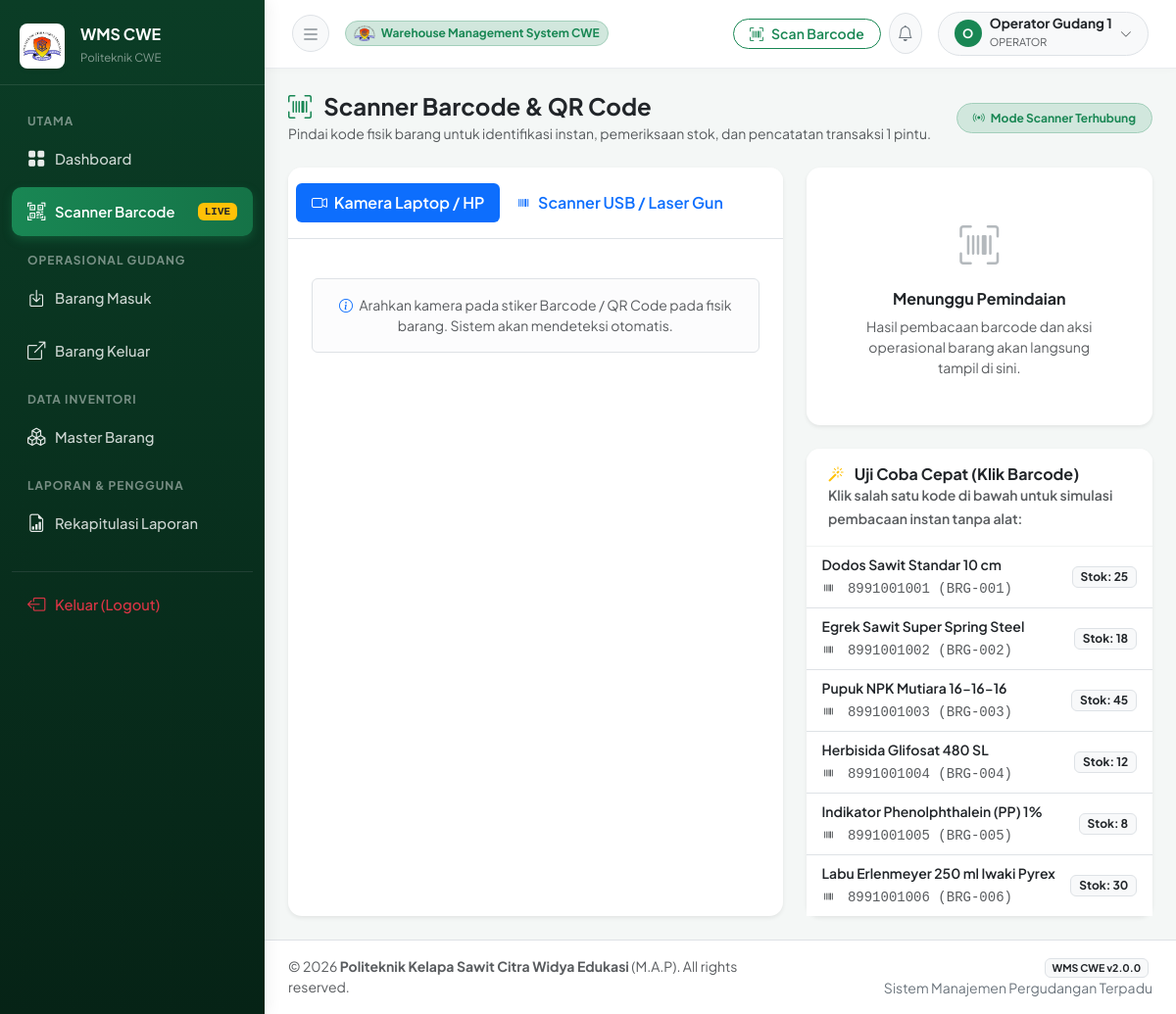
The page /modules/scanner/index.php (signed in) on the database its author committed.
### tables this page shows
CREATE TABLE IF NOT EXISTS `barang` (
  `id` INT AUTO_INCREMENT PRIMARY KEY,
  `kode_barang` VARCHAR(30) NOT NULL UNIQUE,
  `barcode` VARCHAR(60) NOT NULL UNIQUE,
  `nama_barang` VARCHAR(150) NOT NULL,
  `id_kategori` INT NOT NULL,
  `id_satuan` INT NOT NULL,
  `id_rak` INT NOT NULL,
  `stok` INT NOT NULL DEFAULT 0,
  `stok_minimum` INT NOT NULL DEFAULT 5,
  `spesifikasi` TEXT DEFAULT NULL,
  `foto` VARCHAR(255) DEFAULT NULL,
  `created_at` DATETIME DEFAULT CURRENT_TIMESTAMP,
  `updated_at` DATETIME DEFAULT CURRENT_TIMESTAMP ON UPDATE CURRENT_TIMESTAMP,
  FOREIGN KEY (`id_kategori`) REFERENCES `kategori`(`id`) ON DELETE RESTRICT ON UPDATE CASCADE,
  FOREIGN KEY (`id_satuan`) REFERENCES `satuan`(`id`) ON DELETE RESTRICT ON UPDATE CASCADE,
  FOREIGN KEY (`id_rak`) REFERENCES `rak`(`id`) ON DELETE RESTRICT ON UPDATE CASCADE
);

### modules/scanner/index.php (the view, shortened to what this page needs)
<?php
require_once __DIR__ . '/../../config/database.php';
$stmt_sample = $pdo->query("SELECT kode_barang, barcode, nama_barang, stok FROM barang ORDER BY id ASC LIMIT 6");
$sample_barang = $stmt_sample->fetchAll();
require_once __DIR__ . '/../../layout/header.php';
require_once __DIR__ . '/../../layout/sidebar.php';
?>
<div id="content-wrapper">
    <?php require_once __DIR__ . '/../../layout/navbar.php'; ?>
    <main class="container-fluid px-4 py-4">
        <div class="d-flex flex-column flex-md-row justify-content-between align-items-md-center mb-4">
            <div>
                <h4 class="fw-bold mb-1 text-dark"><i class="bi bi-upc-scan text-success me-2"></i> Scanner Barcode & QR Code</h4>
                <p class="text-muted small mb-0">Pindai kode fisik barang untuk identifikasi instan, pemeriksaan stok, dan pencatatan transaksi 1 pintu.</p>
            </div>
            <div class="mt-3 mt-md-0">
                <span class="badge bg-success-subtle text-success border border-success-subtle px-3 py-2 rounded-pill">
                    <i class="bi bi-broadcast me-1"></i> Mode Scanner Terhubung
                </span>
            </div>
        </div>
        <div class="row g-4">
            <div class="col-lg-7">
                <div class="card shadow-sm h-100">
                    <div class="card-header bg-white border-bottom p-3">
                        <ul class="nav nav-pills card-header-pills" id="scannerTab" role="tablist">
                            <li class="nav-item" role="presentation">
                                <button class="nav-link active fw-semibold" id="camera-tab" data-bs-toggle="pill" data-bs-target="#camera-pane" type="button" role="tab">
                                    <i class="bi bi-camera-video me-1"></i> Kamera Laptop / HP
                                </button>
                            </li>
                            <li class="nav-item" role="presentation">
                                <button class="nav-link fw-semibold" id="usb-tab" data-bs-toggle="pill" data-bs-target="#usb-pane" type="button" role="tab">
                                    <i class="bi bi-upc me-1"></i> Scanner USB / Laser Gun
                                </button>
                            </li>
                        </ul>
                    </div>
                    <div class="card-body p-4">
                        <div class="tab-content" id="scannerTabContent">
                            <div class="tab-pane fade show active" id="camera-pane" role="tabpanel">
                                <div class="alert alert-light border small text-muted text-center mb-0">
                                    <i class="bi bi-info-circle text-primary me-1"></i> Arahkan kamera pada stiker Barcode / QR Code pada fisik barang. Sistem akan mendeteksi otomatis.
                                </div>
                            </div>
                        </div>
                    </div>
                </div>
            </div>
            <div class="col-lg-5">
                <div class="card shadow-sm mb-4" id="placeholderCard">
                    <div class="card-body p-5 text-center text-muted">
                        <i class="bi bi-upc-scan fs-1 text-secondary opacity-50 mb-3 d-block"></i>
                        <h6 class="fw-bold text-dark">Menunggu Pemindaian</h6>
                        <p class="small text-muted mb-0">Hasil pembacaan barcode dan aksi operasional barang akan langsung tampil di sini.</p>
                    </div>
                </div>
                <div class="card shadow-sm">
                    <div class="card-header bg-white py-3">
                        <h6 class="fw-bold mb-0 text-dark"><i class="bi bi-magic text-warning me-2"></i> Uji Coba Cepat (Klik Barcode)</h6>
                        <small class="text-muted">Klik salah satu kode di bawah untuk simulasi pembacaan instan tanpa alat:</small>
                    </div>
                    <div class="card-body p-0">
                        <div class="list-group list-group-flush">
                            <?php foreach ($sample_barang as $sb): ?>
                                <button type="button" class="list-group-item list-group-item-action d-flex justify-content-between align-items-center py-2 px-3 btn-test-code" data-code="<?= htmlspecialchars($sb['barcode']) ?>">
                                    <div>
                                        <div class="fw-semibold small text-dark"><?= htmlspecialchars($sb['nama_barang']) ?></div>
                                        <small class="text-muted font-monospace"><i class="bi bi-upc me-1"></i> <?= htmlspecialchars($sb['barcode']) ?> (<?= htmlspecialchars($sb['kode_barang']) ?>)</small>
                                    </div>
                                    <span class="badge bg-light text-dark border">Stok: <?= $sb['stok'] ?></span>
                                </button>
                            <?php endforeach; ?>
                        </div>
                    </div>
                </div>
            </div>
        </div>
    </main>
<?php require_once __DIR__ . '/../../layout/footer.php'; ?>

### layout/header.php (style rules this page uses)
:root { --primary-cwe: #0f5132; --primary-cwe-hover: #0a3622; --primary-cwe-light: #d1e7dd; --accent-gold: #d4a373; --sidebar-bg: #0b3d26; --sidebar-text: #e9ecef; --sidebar-active: #198754; --card-radius: 14px; }
html, body { height: 100%; margin: 0; padding: 0; overflow: hidden; max-width: 100vw; }
body { font-family: 'Plus Jakarta Sans', sans-serif; background-color: #f4f7f6; color: #2b2f33; height: 100vh; }
#content-wrapper { flex: 1 1 0%; height: 100vh; display: flex; flex-direction: column; min-width: 0; background-color: #f4f7f6; overflow-y: auto; overflow-x: hidden; position: relative; }
#content-wrapper > main { flex: 1 0 auto; }
.card { border: none; border-radius: var(--card-radius); box-shadow: 0 3px 12px rgba(0, 0, 0, 0.04); transition: transform 0.2s ease, box-shadow 0.2s ease; }
.card-header { background-color: #ffffff; border-bottom: 1px solid #f0f3f2; padding: 1.1rem 1.4rem; font-weight: 600; border-radius: var(--card-radius) var(--card-radius) 0 0 !important; }

### rows shown on the page
barang: nama_barang "Dodos Sawit Standar 10 cm", barcode "8991001001", kode_barang "BRG-001", stok "25"
barang: nama_barang "Egrek Sawit Super Spring Steel", barcode "8991001002", kode_barang "BRG-002", stok "18"
barang: nama_barang "Pupuk NPK Mutiara 16-16-16", barcode "8991001003", kode_barang "BRG-003", stok "45"
barang: nama_barang "Herbisida Glifosat 480 SL", barcode "8991001004", kode_barang "BRG-004", stok "12"
barang: nama_barang "Indikator Phenolphthalein (PP) 1%", barcode "8991001005", kode_barang "BRG-005", stok "8"
barang: nama_barang "Labu Erlenmeyer 250 ml Iwaki Pyrex", barcode "8991001006", kode_barang "BRG-006", stok "30"

### other values the page prints
substr($_SESSION['user_nama'] ?? 'U', 0, 1) "O"
$_SESSION['user_nama'] "Operator Gudang 1"
$_SESSION['user_role'] "OPERATOR"
INSTITUTION_NAME "Politeknik Kelapa Sawit Citra Widya Edukasi"
APP_NAME "WMS CWE"
APP_VERSION "2.0.0"
